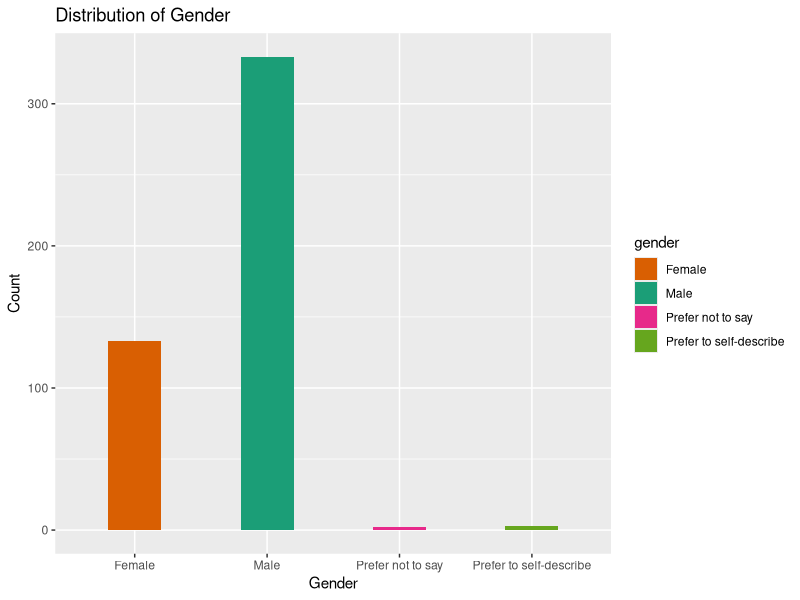
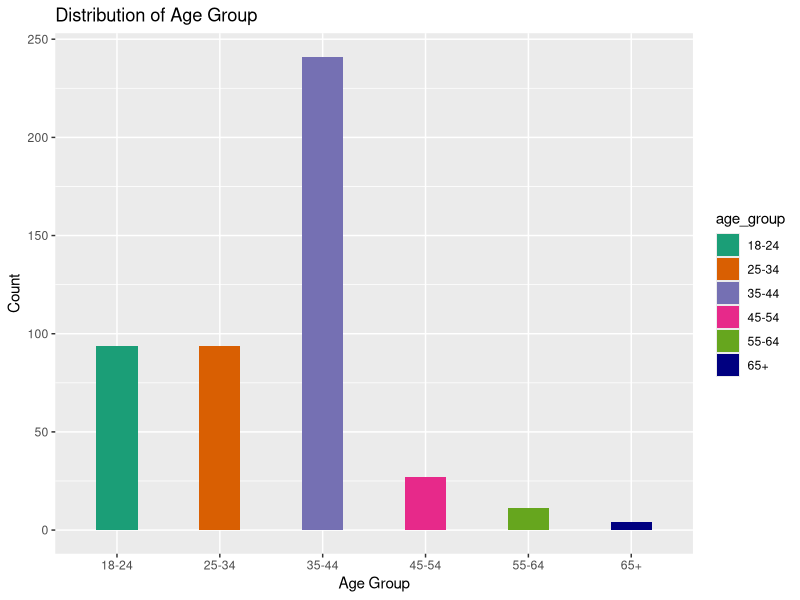
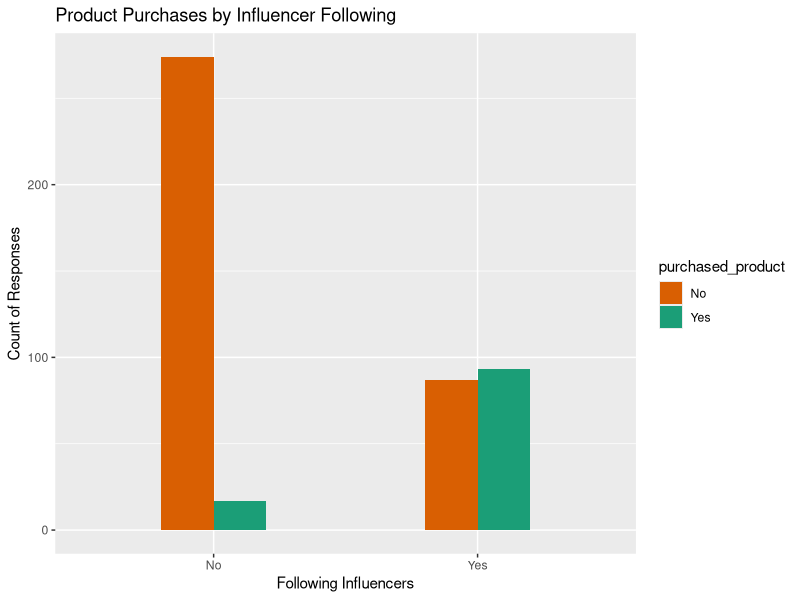
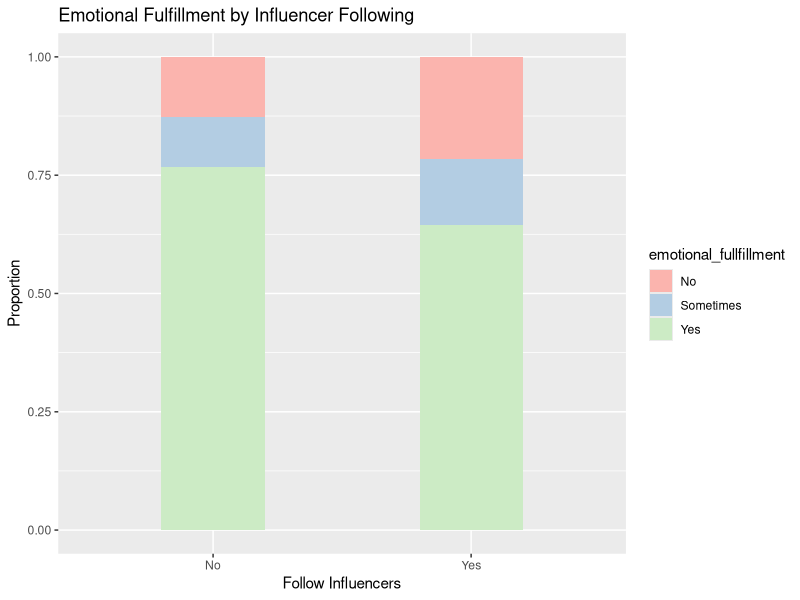

The R source for these figures, in order:
## ---- chunk 1
knitr::opts_chunk$set(echo = TRUE)
## ---- chunk 2
# Load required libraries
library(readr)
library(dplyr)
library(ggplot2)

# Read the CSV file while suppressing column type messages
data <- read_csv("../data/latest_data_set.csv", show_col_types = FALSE)



# Check column names
names(data)
## ---- chunk 3
# Count NA values in each column
null_values <- sapply(data, function(x) sum(is.na(x)))
print(null_values)
## ---- chunk 4
# Fix column name typo
names(data)[names(data) == "influencer_inspired_travel _frequency"] <- "influencer_inspired_travel_frequency"

# Replace NAs in specific columns with "Not Applicable"
columns_to_clean <- c("Intl_students", "degree", "avg_watch_time_livestream",
                      "watched_livestream_frequency", "purchase_frequency",
                      "influencer_inspired_travel_frequency")

for (col in columns_to_clean) {
  data[[col]][is.na(data[[col]])] <- "Not Applicable"
}

# Check again for remaining NAs
sapply(data[columns_to_clean], function(x) sum(is.na(x)))
## ---- chunk 5
# Summary and structure
summary(data)
str(data)
## ---- chunk 6
# Categorical variable summaries
table(data$gender)
table(data$age_group)
table(data$occupation)
table(data$degree)
table(data$follow_influencers)
table(data$purchased_product)
## ---- chunk 7
# Visualize Gender Distribution
ggplot(data, aes(x = gender, fill = gender)) +
  geom_bar(width = 0.4) +
  labs(title = "Distribution of Gender", x = "Gender", y = "Count") +
  scale_fill_manual(values = c(
    "Male" = "#1b9e77", "Female" = "#d95f02", "Other" = "#7570b3",
    "Prefer not to say" = "#e7298a", "Prefer to self-describe" = "#66a61e"
  ))
## ---- chunk 8
# Age Group Distribution
ggplot(data, aes(x = age_group, fill = age_group)) + 
  geom_bar(width = 0.4) +
  labs(title = "Distribution of Age Group", x = "Age Group", y = "Count") +
  scale_fill_manual(values = c(
    "18-24" = "#1b9e77", "25-34" = "#d95f02", "35-44" = "#7570b3",
    "45-54" = "#e7298a", "55-64" = "#66a61e", "65+" = "#000080"
  ))
## ---- chunk 9
# Influencer Following and Purchases
ggplot(data, aes(x = follow_influencers, fill = purchased_product)) +
  geom_bar(position = "dodge", width = 0.4) +
  labs(title = "Product Purchases by Influencer Following",
       x = "Following Influencers", y = "Count of Responses") +
  scale_fill_manual(values = c("Yes" = "#1b9e77", "No" = "#d95f02"))
## ---- chunk 10
# Chi-squared test
data$follow_influencers <- as.factor(data$follow_influencers)
data$purchased_product <- as.factor(data$purchased_product)

contingency_table <- table(data$follow_influencers, data$purchased_product)
chi_squared_test <- chisq.test(contingency_table)
print(chi_squared_test)
## ---- chunk 11
# Emotional fulfillment vs. following influencers
table_fulfillment <- table(data$emotional_fullfillment, data$follow_influencers)
chisq.test(table_fulfillment)
## ---- chunk 12
# Bar plot for emotional fulfillment
ggplot(data, aes(x = follow_influencers, fill = emotional_fullfillment)) +
  geom_bar(position = "fill", width = 0.4) +
  labs(title = "Emotional Fulfillment by Influencer Following",
       x = "Follow Influencers", y = "Proportion") +
  scale_fill_brewer(palette = "Pastel1")
## ---- chunk 13
# Logistic Regression
data$follow_influencers <- ifelse(data$follow_influencers == "Yes", 1, 0)
data$purchased_product <- ifelse(data$purchased_product == "Yes", 1, 0)

data$follow_influencers <- as.factor(data$follow_influencers)
data$purchased_product <- as.factor(data$purchased_product)

logit_model <- glm(purchased_product ~ follow_influencers, family = binomial(), data = data)
summary(logit_model)

# Odds ratio
exp(coef(logit_model))
